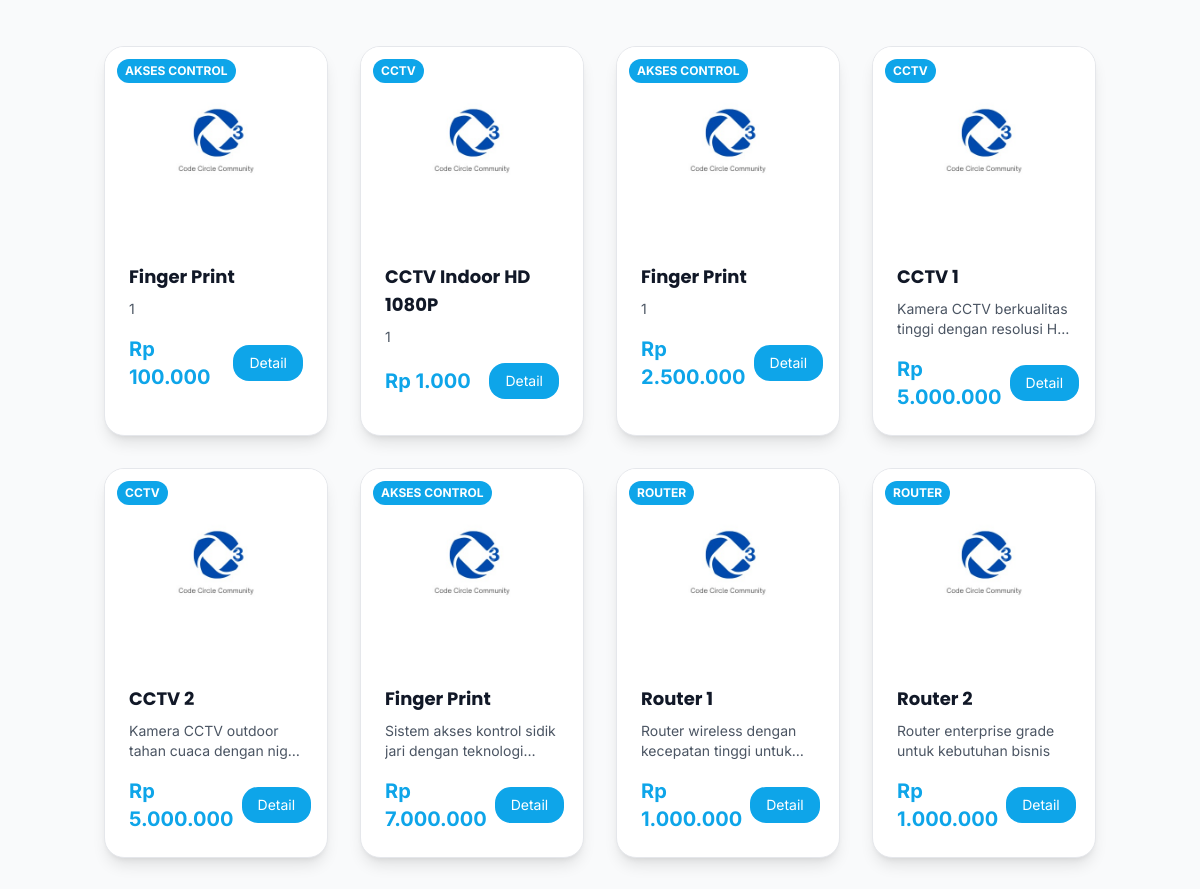
The page /index.php/beranda/produk (middle part) on the database as committed earlier.
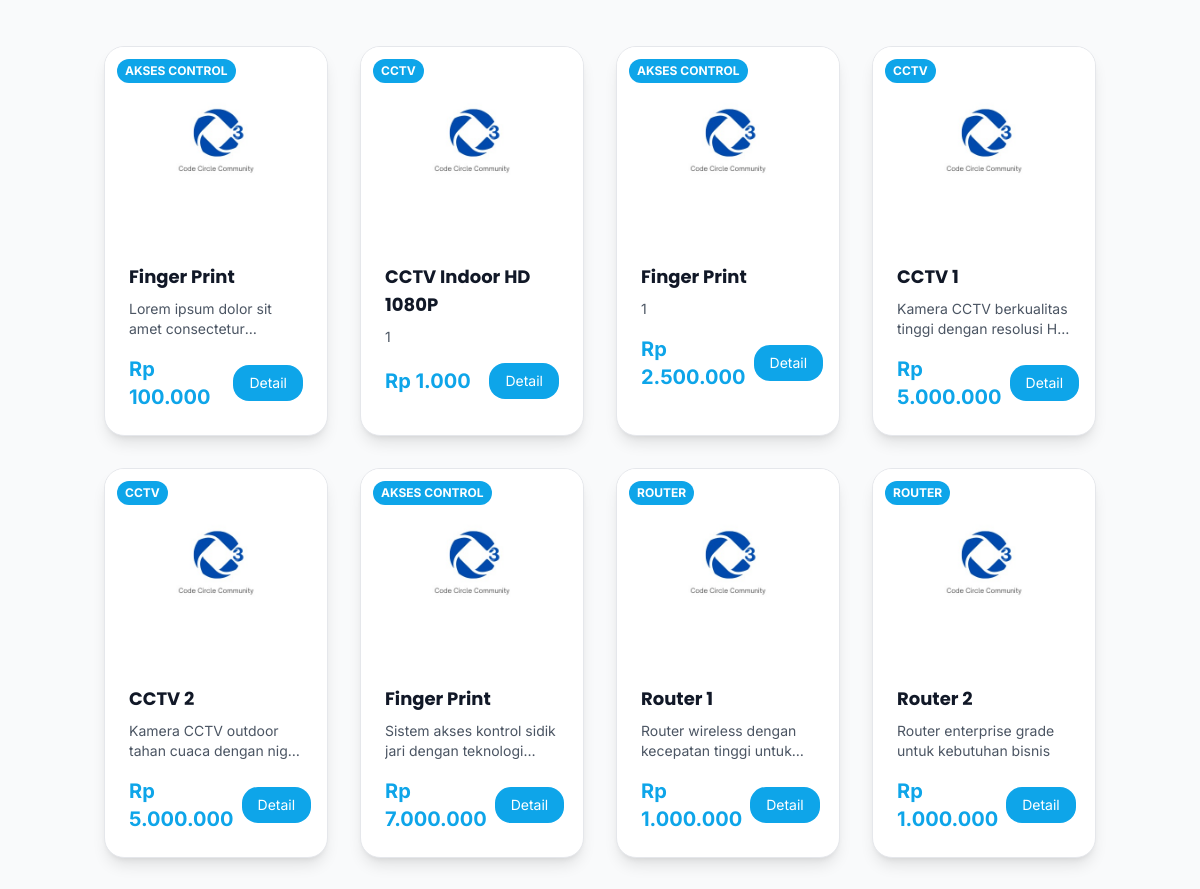
The same page on the database as committed later.
### tables this page shows
CREATE TABLE `produk` (
  `id` int NOT NULL,
  `nama_produk` varchar(100) NOT NULL,
  `kategori` varchar(50) NOT NULL,
  `harga` decimal(15,2) NOT NULL,
  `stok` int NOT NULL DEFAULT '0',
  `deskripsi` text,
  `gambar` varchar(255) DEFAULT NULL,
  `tanggal_dibuat` timestamp NOT NULL DEFAULT CURRENT_TIMESTAMP,
  `tanggal_diperbarui` timestamp NOT NULL DEFAULT CURRENT_TIMESTAMP ON UPDATE CURRENT_TIMESTAMP
);

### application/controllers/Beranda.php (called while the page is built, shortened)
<?php
class Beranda extends CI_Controller {
    public function __construct() {
        $this->load->model('Produk_model');
        $this->load->model('Testimoni_model');
        $this->load->model('Kontak_model');
        $this->load->model('Portfolio_model');
    }
    public function produk() {
        $this->load->library('pagination');
        $kata_kunci = $this->input->get('search') ? $this->input->get('search') : '';
        $kategori = $this->input->get('kategori') ? $this->input->get('kategori') : '';
        $urutan = $this->input->get('urutan') ? $this->input->get('urutan') : 'terbaru';
        $page = $this->input->get('page') ? $this->input->get('page') : 1;
        $per_page = 12;
        $offset = ($page - 1) * $per_page;
        $produk = $this->Produk_model->ambil_produk_dengan_pagination($per_page, $offset, $kata_kunci, $kategori, $urutan);
        $total_produk = $this->Produk_model->hitung_total_produk_dengan_filter($kata_kunci, $kategori);
        $total_semua_produk = $this->Produk_model->hitung_total_produk();
        $config['base_url'] = base_url('produk');
        $config['total_rows'] = $total_produk;
        $config['per_page'] = $per_page;
        $config['page_query_string'] = TRUE;
        $config['query_string_segment'] = 'page';
        $config['reuse_query_string'] = TRUE;
        $config['full_tag_open'] = '<nav aria-label="Pagination"><ul class="flex justify-center space-x-2 mt-8">';
        $config['full_tag_close'] = '</ul></nav>';
        $config['first_link'] = 'Pertama';
        $config['first_tag_open'] = '<li>';
        $config['first_tag_close'] = '</li>';
        $config['last_link'] = 'Terakhir';
        $config['last_tag_open'] = '<li>';
        $config['last_tag_close'] = '</li>';
        $config['next_link'] = 'Selanjutnya';
        $config['next_tag_open'] = '<li>';
        $config['next_tag_close'] = '</li>';
        $config['prev_link'] = 'Sebelumnya';
        $config['prev_tag_open'] = '<li>';
        $config['prev_tag_close'] = '</li>';
        $config['cur_tag_open'] = '<li><span class="px-4 py-2 bg-primary text-white rounded-lg">';
        $config['cur_tag_close'] = '</span></li>';
        $config['num_links'] = 3;
        $config['num_tag_open'] = '<li>';
        $config['num_tag_close'] = '</li>';
        $config['attributes'] = array('class' => 'px-4 py-2 border border-gray-300 rounded-lg hover:bg-gray-50 transition-colors');
        $this->pagination->initialize($config);
        $data['judul'] = 'Semua Produk - FazTech';
        $data['produk'] = $produk;
        $data['kategori_produk'] = $this->Produk_model->ambil_semua_kategori();
        $data['kata_kunci'] = $kata_kunci;
        $data['kategori_terpilih'] = $kategori;
        $data['urutan_terpilih'] = $urutan;
        $data['total_produk'] = $total_produk;
        $data['total_semua_produk'] = $total_semua_produk;
        $data['pagination_links'] = $this->pagination->create_links();
        $data['current_page'] = $page;
        $data['total_pages'] = ceil($total_produk / $per_page);
        $data['sudah_login'] = $this->session->userdata('login') ? true : false;
        $data['nama_pengguna'] = $this->session->userdata('nama_lengkap');
        $data['peran_pengguna'] = $this->session->userdata('peran');
        $this->load->view('beranda/produk', $data);
    }
}

### index.php (called while the page is built, shortened)
<?php
require_once BASEPATH.'core/CodeIgniter.php';

### application/models/Produk_model.php (called while the page is built, shortened)
<?php
class Produk_model extends CI_Model {
    public function ambil_semua_kategori() {
        $this->db->select('kategori');
        $this->db->group_by('kategori');
        $this->db->order_by('kategori', 'ASC');
        return $this->db->get('produk')->result();
    }
    public function ambil_produk_dengan_pagination($limit, $offset, $kata_kunci = '', $kategori = '', $urutan = 'terbaru') {
        $this->db->where('stok >', 0);
        switch($urutan) {
            default:
                $this->db->order_by('tanggal_dibuat', 'DESC');
                break;
        }
        $this->db->limit($limit, $offset);
        return $this->db->get('produk')->result();
    }
    public function hitung_total_produk_dengan_filter($kata_kunci = '', $kategori = '') {
        $this->db->where('stok >', 0);
        return $this->db->count_all_results('produk');
    }
}

### application/views/beranda/produk.php (the view, shortened to what the changed rows need)
<section class="py-12 bg-gray-50">
    <div class="container mx-auto px-4">
        <?php if(empty($produk)): ?>
            <div class="text-center py-20">
                <div class="flex flex-col items-center">
                    <i class="ri-search-line ri-4x text-gray-300 mb-6"></i>
                    <h3 class="text-2xl font-bold text-gray-900 mb-4">Tidak Ada Produk Ditemukan</h3>
                    <p class="text-gray-600 mb-6 max-w-md">
                        Maaf, tidak ada produk yang sesuai dengan kriteria pencarian Anda.
                        Coba ubah kata kunci atau filter yang digunakan.
                    </p>
                    <a href="<?= base_url('produk') ?>"
                       class="bg-primary text-white px-6 py-3 rounded-xl hover:bg-primary/90 transition-colors font-medium">
                        Lihat Semua Produk
                    </a>
                </div>
            </div>
        <?php else: ?>
            <div class="grid grid-cols-2 sm:grid-cols-2 md:grid-cols-3 lg:grid-cols-4 gap-4 sm:gap-6 md:gap-8">
                <?php foreach($produk as $index => $item): ?>
                    <div class="group bg-white rounded-xl overflow-hidden border border-gray-200 shadow-lg hover:shadow-2xl transition-all duration-300 transform hover:-translate-y-2"
                         data-aos="fade-up"
                         data-aos-delay="<?= 100 + ($index * 50) ?>">
                        <div class="h-40 sm:h-48 overflow-hidden relative">
                            <?php if(!empty($item->gambar)): ?>
                                <img src="<?= base_url('uploads/products/' . $item->gambar) ?>"
                                     alt="<?= $item->nama_produk ?>"
                                     class="w-full h-full object-cover transition-transform duration-500 group-hover:scale-110">
                            <?php else: ?>
                                <div class="w-full h-full flex items-center justify-center bg-gray-200">
                                    <i class="ri-image-line text-2xl sm:ri-3x text-gray-400"></i>
                                </div>
                            <?php endif; ?>
                            <div class="absolute top-2 left-2 sm:top-3 sm:left-3 bg-primary text-white text-xs font-bold uppercase px-1.5 py-0.5 sm:px-2 sm:py-1 rounded-md">
                                <?= $item->kategori ?>
                            </div>
                        </div>
                        <div class="p-3 sm:p-6">
                            <div class="flex justify-between items-start mb-2">
                                <h3 class="text-sm sm:text-lg font-bold text-gray-900 group-hover:text-primary transition-colors line-clamp-2"><?= $item->nama_produk ?></h3>
                            </div>
                            <p class="text-gray-600 mb-3 sm:mb-4 text-xs sm:text-sm line-clamp-2"><?= $item->deskripsi ?></p>
                            <div class="flex flex-col sm:flex-row sm:justify-between sm:items-center gap-2">
                                <span class="font-bold text-sm sm:text-xl text-primary">Rp <?= number_format($item->harga, 0, ',', '.') ?></span>
                                <button class="text-xs sm:text-sm px-3 sm:px-4 py-2 bg-primary text-white rounded-lg hover:bg-primary/90 transition detail-btn w-full sm:w-auto"
                                        data-id="<?= $item->id ?>">
                                    Detail
                                </button>
                            </div>
                        </div>
                    </div>
                <?php endforeach; ?>
            </div>
        <?php endif; ?>
    </div>
</section>

Rows that differ between the two databases and show on the page:
changed produk: deskripsi "1" → "Lorem ipsum dolor sit amet…"
